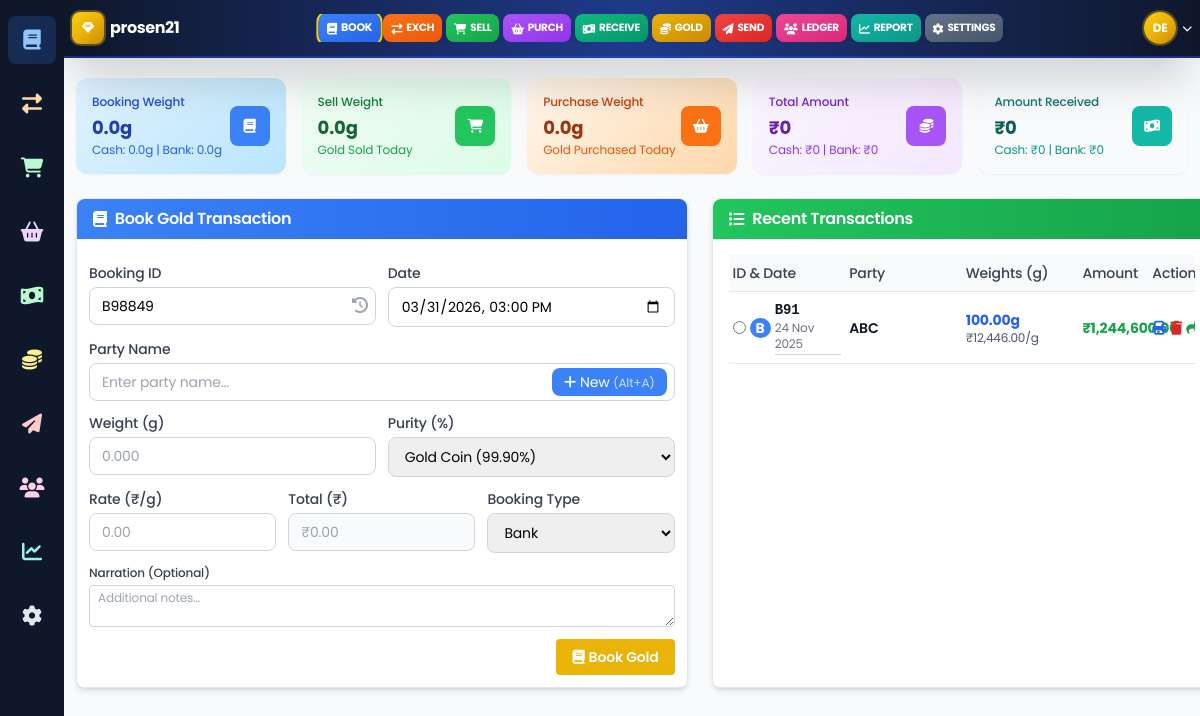
Screenshot of /book.php (signed in) with the database file from the repository.
### tables this page shows
CREATE TABLE `transactions` (
  `id` int(11) NOT NULL AUTO_INCREMENT,
  `company_id` int(11) NOT NULL,
  `user_id` int(11) DEFAULT NULL,
  `party_id` int(11) NOT NULL,
  `receipt_id` varchar(50) NOT NULL,
  `transaction_type` enum('Booking','Sale','Purchase','Received','Payment','Gold_Received') NOT NULL,
  `date_of_transaction` datetime NOT NULL,
  `gold_weight` decimal(10,3) NOT NULL DEFAULT 0.000,
  `purity` decimal(5,2) DEFAULT NULL,
  `rate` decimal(10,2) DEFAULT NULL,
  `gold_amount` decimal(15,2) NOT NULL DEFAULT 0.00,
  `payment_amount` decimal(15,2) NOT NULL DEFAULT 0.00,
  `payment_method` enum('Cash','Bank','UPI','Cheque') DEFAULT 'Cash',
  `payment_type` enum('Payment_In','Payment_Out') DEFAULT 'Payment_In',
  `receipt_method` enum('Cash','Bank') DEFAULT 'Cash',
  `party_balance_before` decimal(15,2) DEFAULT 0.00,
  `party_balance_after` decimal(15,2) DEFAULT 0.00,
  `party_gold_balance_before` decimal(10,3) DEFAULT 0.000,
  `party_gold_balance_after` decimal(10,3) DEFAULT 0.000,
  `booking_type` varchar(50) DEFAULT NULL,
  `narration` text DEFAULT NULL,
  `created_at` timestamp NULL DEFAULT current_timestamp(),
  `updated_at` timestamp NULL DEFAULT current_timestamp() ON UPDATE current_timestamp(),
  PRIMARY KEY (`id`),
  UNIQUE KEY `unique_receipt_id` (`receipt_id`),
  KEY `fk_transactions_company` (`company_id`),
  KEY `fk_transactions_user` (`user_id`),
  KEY `fk_transactions_party` (`party_id`),
  KEY `idx_transaction_type` (`transaction_type`),
  KEY `idx_date_of_transaction` (`date_of_transaction`),
  KEY `idx_payment_method` (`payment_method`),
  KEY `idx_payment_type` (`payment_type`),
  KEY `idx_transactions_date_type` (`date_of_transaction`,`transaction_type`),
  KEY `idx_transactions_party_date` (`party_id`,`date_of_transaction`),
  KEY `idx_transactions_amount` (`payment_amount`),
  KEY `idx_transactions_gold_weight` (`gold_weight`)
);

CREATE TABLE `parties` (
  `id` int(11) NOT NULL AUTO_INCREMENT,
  `company_id` int(11) NOT NULL,
  `party_name` varchar(255) NOT NULL,
  `contact_no` varchar(20) DEFAULT NULL,
  `address` text DEFAULT NULL,
  `current_balance` decimal(15,2) DEFAULT 0.00,
  `current_gold_balance` decimal(10,3) DEFAULT 0.000,
  `cash_balance` decimal(15,2) DEFAULT 0.00,
  `bank_balance` decimal(15,2) DEFAULT 0.00,
  `cash_gold_balance` decimal(10,3) DEFAULT 0.000,
  `bank_gold_balance` decimal(10,3) DEFAULT 0.000,
  `created_at` timestamp NULL DEFAULT current_timestamp(),
  `updated_at` timestamp NULL DEFAULT current_timestamp() ON UPDATE current_timestamp(),
  PRIMARY KEY (`id`),
  KEY `fk_parties_company` (`company_id`),
  KEY `idx_party_name` (`party_name`),
  KEY `idx_parties_balance` (`current_balance`),
  KEY `idx_parties_gold_balance` (`current_gold_balance`)
);

### book.php (the view, shortened to what the rows shown need)
<?php
require_once __DIR__ . '/config/database.php';
$company_id = intval($_SESSION['company_id']);
$page = isset($_GET['page']) ? (int)$_GET['page'] : 1;
$limit = 10;
$offset = ($page - 1) * $limit;
$search = isset($_GET['search']) ? trim($_GET['search']) : '';
$transactions = [];
try {
    if ($search) {
        $search_escaped = $conn->real_escape_string($search);
        $where_clause = "AND (p.party_name LIKE ? OR t.receipt_id LIKE ?)";
        $search_pattern = "%{$search_escaped}%";
        $transactions_sql = "SELECT t.*, p.party_name, p.contact_no as party_contact
                            FROM transactions t
                            LEFT JOIN parties p ON t.party_id = p.id
                            WHERE t.transaction_type IN ('Booking', 'Received')
                            AND t.company_id = ?
                            $where_clause
                            ORDER BY t.date_of_transaction DESC, t.id DESC
                            LIMIT ?, ?";
        $stmt = $conn->prepare($transactions_sql);
        if ($stmt) {
            $stmt->bind_param("issii", $company_id, $search_pattern, $search_pattern, $offset, $limit);
            $stmt->execute();
            $transactions_result = $stmt->get_result();
            if ($transactions_result) {
                while ($row = $transactions_result->fetch_assoc()) {
                    $transactions[] = $row;
                }
            }
        }
        $total_sql = "SELECT COUNT(*) as count
                      FROM transactions t
                      LEFT JOIN parties p ON t.party_id = p.id
                      WHERE t.transaction_type IN ('Booking', 'Received')
                      AND t.company_id = ?
                      $where_clause";
        $count_stmt = $conn->prepare($total_sql);
        if ($count_stmt) {
            $count_stmt->bind_param("iss", $company_id, $search_pattern, $search_pattern);
            $count_stmt->execute();
            $total_result = $count_stmt->get_result();
            if ($total_result) {
                $total_row = $total_result->fetch_assoc();
                $total_transactions = $total_row ? intval($total_row['count']) : 0;
            }
        }
    } else {
        $transactions_sql = "SELECT t.*, p.party_name, p.contact_no as party_contact
                            FROM transactions t
                            LEFT JOIN parties p ON t.party_id = p.id
                            WHERE t.transaction_type IN ('Booking', 'Received')
                            AND t.company_id = ?
                            ORDER BY t.date_of_transaction DESC, t.id DESC
                            LIMIT ?, ?";
        $stmt = $conn->prepare($transactions_sql);
        if ($stmt) {
            $stmt->bind_param("iii", $company_id, $offset, $limit);
            $stmt->execute();
            $transactions_result = $stmt->get_result();
            if ($transactions_result) {
                while ($row = $transactions_result->fetch_assoc()) {
                    $transactions[] = $row;
                }
            }
        }
    }
} catch (Exception $e) {
    error_log("Transactions query error: " . $e->getMessage());
}
?>
<div class="w-full">
    <div class="flex flex-col lg:flex-row gap-6">
        <div class="bg-white rounded-lg shadow-md border border-gray-200" style="flex: 0 0 55%;">
            <div class="bg-gradient-to-r from-blue-500 to-blue-600 px-4 py-2 rounded-t-lg">
                <h2 class="text-base font-semibold text-white flex items-center">
                    <i class="fas fa-book mr-2"></i>
                    Book Gold Transaction
                </h2>
            </div>
        </div>
        <div class="bg-white rounded-lg shadow-md border border-gray-200" style="flex: 0 0 45%; max-width: 100%; overflow: hidden;">
            <div class="bg-gradient-to-r from-green-500 to-green-600 px-4 py-2 rounded-t-lg">
                <h2 class="text-base font-semibold text-white flex items-center">
                    <i class="fas fa-list mr-2"></i>
                    Recent Transactions
                </h2>
            </div>
            <div class="p-4">
                <div class="overflow-x-auto" style="max-width: 100%;">
                    <table class="w-full text-sm responsive-table" style="table-layout: fixed; width: 100%;">
                        <thead>
                            <tr class="bg-gray-50 border-b">
                                <th class="text-left py-2 px-1 font-medium text-gray-700 text-sm" style="width: 25%;">ID & Date</th>
                                <th class="text-left py-2 px-1 font-medium text-gray-700 text-sm" style="width: 25%;">Party</th>
                                <th class="text-left py-2 px-1 font-medium text-gray-700 text-sm" style="width: 25%;">Weights (g)</th>
                                <th class="text-left py-2 px-1 font-medium text-gray-700 text-sm" style="width: 15%;">Amount</th>
                                <th class="text-left py-2 px-1 font-medium text-gray-700 text-sm" style="width: 10%;">Actions</th>
                            </tr>
                        </thead>
                        <tbody>
                            <?php if (empty($transactions)): ?>
                                <tr>
                                    <td colspan="5" class="text-center py-8 text-gray-500">
                                        <i class="fas fa-inbox text-2xl mb-2"></i><br>
                                        No transactions found
                                    </td>
                                </tr>
                            <?php else: ?>
                                <?php foreach ($transactions as $t): ?>
                                    <tr class="border-b hover:bg-gray-50 cursor-pointer selectable-row" data-receipt-id="<?= $t['receipt_id'] ?>" data-transaction="<?= base64_encode(json_encode($t)) ?>">
                                        <td class="py-2 px-1">
                                            <div class="flex items-center">
                                                <input type="radio" name="selected_transaction" value="<?= $t['receipt_id'] ?>" class="mr-1 transaction-radio">
                                                <?php if ($t['transaction_type'] === 'Received'): ?>
                                                    <span class="bg-green-500 text-white text-xs px-1.5 py-0.5 rounded-full mr-1 font-bold">R</span>
                                                <?php else: ?>
                                                    <span class="bg-blue-500 text-white text-xs px-1.5 py-0.5 rounded-full mr-1 font-bold">B</span>
                                                <?php endif; ?>
                                                <div>
                                                    <div class="font-mono text-sm font-bold text-gray-900"><?= htmlspecialchars($t['receipt_id']) ?></div>
                                                    <div class="text-xs text-gray-500 border-b border-gray-300 pb-0.5"><?= date('d M Y', strtotime($t['date_of_transaction'])) ?></div>
                                                </div>
                                            </div>
                                        </td>
                                        <td class="py-2 px-1">
                                            <div class="font-semibold text-gray-900 text-sm"><?= htmlspecialchars($t['party_name']) ?></div>
                                        </td>
                                        <td class="py-2 px-1">
                                            <?php if ($t['transaction_type'] === 'Received'): ?>
                                                <div class="text-left">
                                                    <div class="font-bold text-green-600 text-sm">₹<?= number_format($t['payment_amount'], 2) ?></div>
                                                    <div class="text-xs text-gray-600"><?= $t['payment_method'] ?? 'Cash' ?></div>
                                                </div>
                                            <?php else: ?>
                                                <div class="text-left">
                                                    <div class="font-bold text-blue-600 text-sm"><?= number_format($t['gold_weight'], 2) ?>g</div>
                                                    <div class="text-xs text-gray-600">₹<?= number_format($t['rate'], 2) ?>/g</div>
                                                </div>
                                            <?php endif; ?>
                                        </td>
                                        <td class="py-2 px-1">
                                            <div class="text-left">
                                                <?php if ($t['transaction_type'] === 'Received'): ?>
                                                    <span class="font-bold text-green-600 text-sm">₹<?= number_format($t['payment_amount'], 2) ?></span>
                                                <?php else: ?>
                                                    <span class="font-bold text-green-600 text-sm">₹<?= number_format($t['gold_amount'], 2) ?></span>
                                                <?php endif; ?>
                                            </div>
                                        </td>
                                        <td class="py-2 px-1">
                                            <div class="flex items-center space-x-1">
                                                <button class="text-blue-600 hover:text-blue-800 text-sm print-transaction" title="Print Receipt">
                                                    <i class="fas fa-print"></i>
                                                </button>
                                                <button class="text-red-600 hover:text-red-800 text-sm delete-transaction" title="Delete">
                                                    <i class="fas fa-trash"></i>
                                                </button>
                                                <button class="text-green-600 hover:text-green-800 text-sm share-transaction" title="Share">
                                                    <i class="fas fa-share"></i>
                                                </button>
                                            </div>
                                        </td>
                                    </tr>
                                <?php endforeach; ?>
                            <?php endif; ?>
                        </tbody>
                    </table>
                </div>
            </div>
        </div>
    </div>
</div>
<?php
include 'components/layout.php';
?>
</body>

### rows the page displays
transactions: transaction_type "B", receipt "B91", date_of_transaction "24 Nov 2025", party.party_name "ABC", gold_weight "100.00", rate "12,446.00", gold_amount "1,244,600.00"

### other values shown
$company_name "prosen21"
$label "BOOK"
$label "EXCH"
$label "SELL"
$label "PURCH"
$label "RECEIVE"
$label "GOLD"
$label "SEND"
$label "LEDGER"
$label "REPORT"
$label "SETTINGS"
substr($user_name, 0, 2) "DE"
$stats['total_cash_booking_weight'] "0.0"
$stats['total_bank_booking_weight'] "0.0"
$stats['total_sale_weight'] "0.0"
